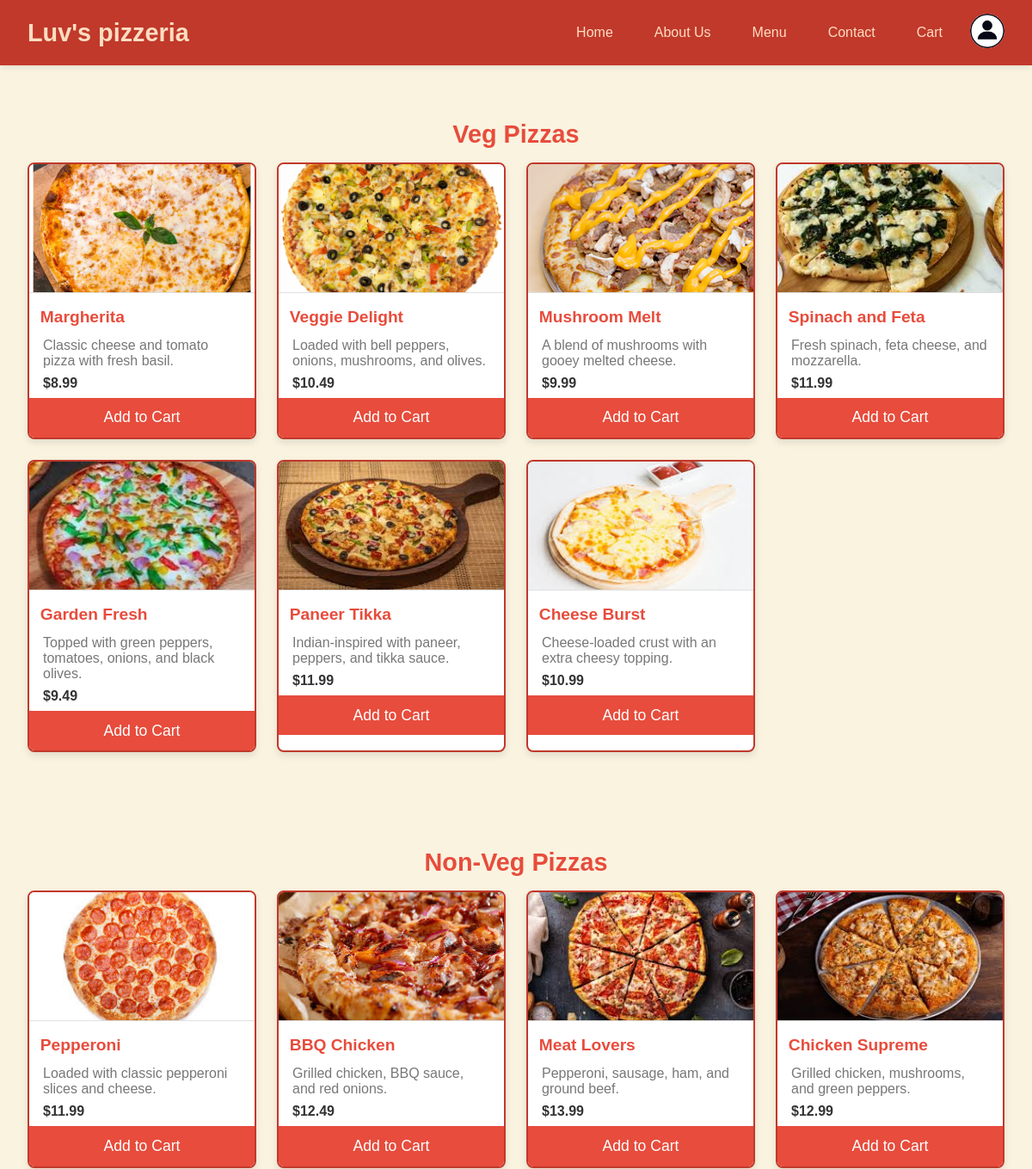
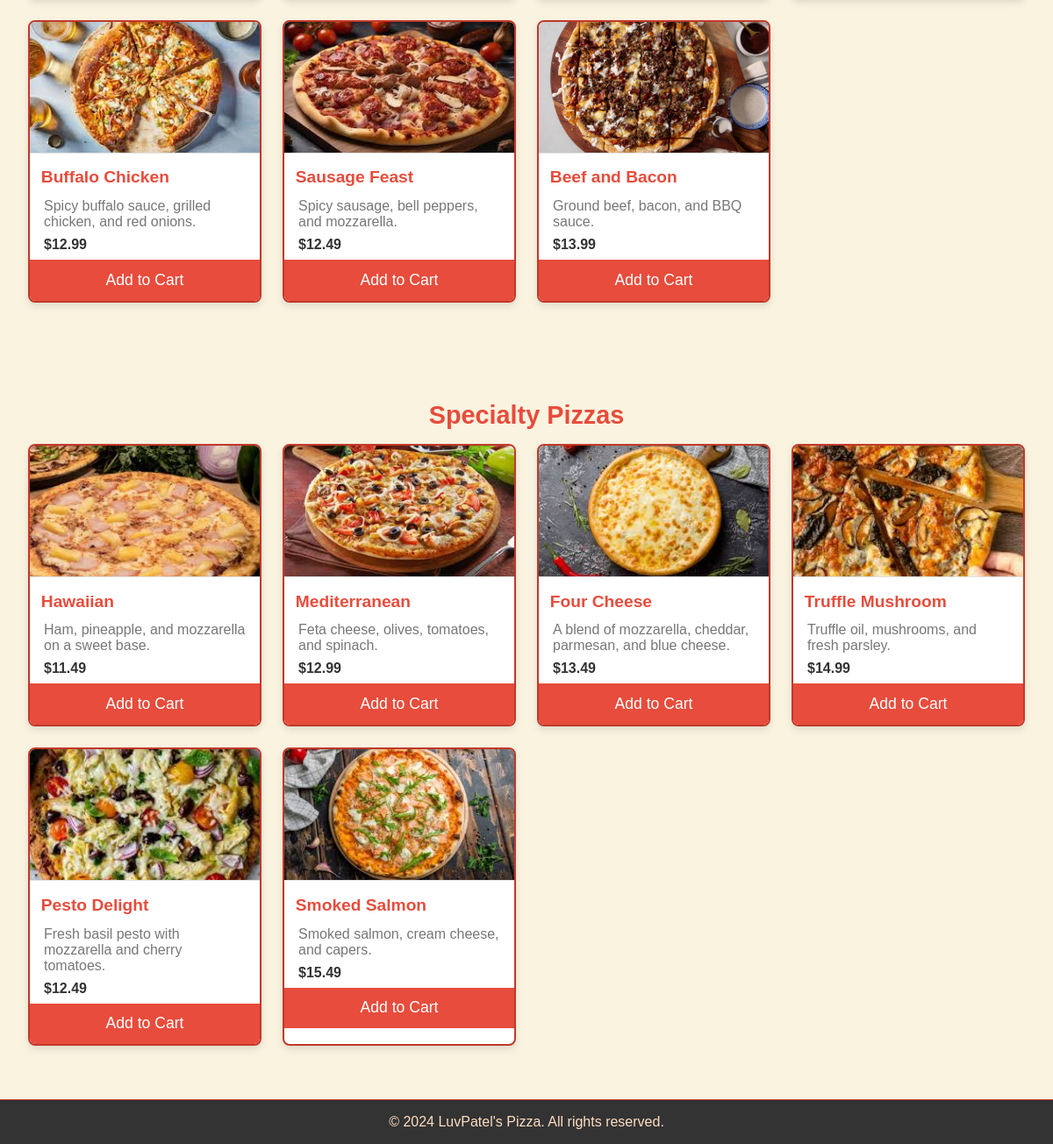
Page /menu.php (signed in) on the committed database (2 pictures, top to bottom).
### tables this page shows
CREATE TABLE `pizzas` (
  `id` int(11) NOT NULL,
  `name` varchar(100) NOT NULL,
  `description` text NOT NULL,
  `price` decimal(5,2) NOT NULL,
  `category` varchar(50) NOT NULL,
  `image` varchar(255) DEFAULT NULL
);

### menu.php (the view, shortened to what this page needs)
<?php
require 'db.php';
$categories = $conn->query("SELECT DISTINCT category FROM pizzas");
$all_pizzas = [];
foreach ($categories as $cat) {
    $category = $cat['category'];
    $all_pizzas[$category] = $conn->query("SELECT * FROM pizzas WHERE category = '$category'");
}
?>
<!DOCTYPE html>
<html lang="en">
<head>
    <link rel="stylesheet" href="css/menu.css">
</head>
<body>
<?php include 'navigation/header.php'; ?>
<main class="menu-container">
    <?php foreach ($all_pizzas as $category => $pizzas): ?>
        <section class="category-section">
            <h2><?php echo htmlspecialchars($category); ?> Pizzas</h2>
            <div class="pizza-list">
                <?php while ($pizza = $pizzas->fetch_assoc()): ?>
                    <div class="pizza-item">
                        <img src="<?php echo htmlspecialchars($pizza['image']); ?>" alt="<?php echo htmlspecialchars($pizza['name']); ?>">
                        <h3><?php echo htmlspecialchars($pizza['name']); ?></h3>
                        <p><?php echo htmlspecialchars($pizza['description']); ?></p>
                        <p class="price">$<?php echo htmlspecialchars($pizza['price']); ?></p>
                        <form action="menu.php" method="POST">
                            <button type="submit">Add to Cart</button>
                        </form>
                    </div>
                <?php endwhile; ?>
            </div>
        </section>
    <?php endforeach; ?>
</main>
<?php include 'navigation/footer.php'; ?>
</body>
</html>

### navigation/header.php (shortened to what this page needs)
<header class="navbar">
    <div class="navbar-logo">
        <h1>Luv's pizzeria</h1>
    </div>
    <nav class="navbar-links">
        <a href="index.php">Home</a>
        <a href="index.php#about">About Us</a>
        <a href="menu.php">Menu</a>
        <a href="contact.php">Contact</a>
        <a href="cart.php">Cart</a>
        <?php if (isset($_SESSION['user_id'])): ?>
            <div class="profile-dropdown">
                <img src="images/profile.jpg" alt="Profile" class="profile-icon">
            </div>
        <?php else: ?>
            <a href="signin.php">Sign In</a>
        <?php endif; ?>
    </nav>
</header>

### navigation/footer.php
<footer>
    <p>&copy; <?php echo date("Y"); ?> LuvPatel's Pizza. All rights reserved.</p>
</footer>

### css/menu.css (style rules this page uses)
.category-section { padding: 2rem 0; }
.pizza-item { border: 2px solid #c0392b; transition: transform 0.3s, box-shadow 0.3s; }
button { background-color: #e74c3c; font-size: 1.1rem; }

### css/styles.css (style rules this page uses)
* { box-sizing: border-box; margin: 0; padding: 0; }
body { font-family: Arial, sans-serif; background-color: #faf3e0; color: #333; }
.navbar { background-color: #c0392b; color: white; padding: 1rem 2rem; display: flex; justify-content: space-between; align-items: center; text-align: center; position: sticky; top: 0; z-index: 10; box-shadow: 0 2px 8px rgba(0, 0, 0, 0.1); }
.navbar-logo { display: flex; align-items: center; }
.navbar-logo h1 { font-size: 1.8rem; color: #ffddc1; margin: 0; }
.navbar-links { display: flex; align-items: center; justify-content: center; gap: 1rem; }
.navbar-links a { color: #ffddc1; text-decoration: none; font-size: 1rem; padding: 0.5rem 1rem; transition: color 0.3s, border-bottom 0.3s; position: relative; }
.menu-container { padding: 2rem; text-align: center; }
.category-section { margin-bottom: 3rem; }
.category-section h2 { font-size: 1.8rem; color: #e74c3c; margin-bottom: 1rem; }
.pizza-list { display: grid; grid-template-columns: repeat(auto-fit, minmax(250px, 1fr)); gap: 1.5rem; justify-items: center; }
.pizza-item { background: #ffffff; border: 1px solid #e0e0e0; border-radius: 8px; overflow: hidden; box-shadow: 0 4px 8px rgba(0, 0, 0, 0.1); transition: transform 0.3s; width: 100%; max-width: 300px; text-align: left; }
.pizza-item img { width: 100%; height: 150px; object-fit: cover; border-bottom: 1px solid #e0e0e0; }
.pizza-item h3 { font-size: 1.2rem; margin: 0.8rem; color: #e74c3c; }
.pizza-item p { padding: 0 1rem; color: #777; margin: 0.5rem 0; }
.pizza-item .price { font-size: 1rem; font-weight: bold; color: #333; padding: 0 1rem; }
button { display: block; width: 100%; padding: 0.8rem; background-color: #c0392b; color: white; border: none; cursor: pointer; font-size: 1rem; transition: background-color 0.3s; }
footer { background-color: #333; color: #ffddc1; padding: 1rem; text-align: center; width: 100%; border-top: 1px solid #c0392b; position: fixed; bottom: 0; }
.profile-dropdown { position: relative; display: inline-block; }
.profile-icon { width: 40px; height: 40px; border-radius: 50%; cursor: pointer; }

### rows in the picture
pizzas: image (picture), name "Margherita", description "Classic cheese and tomato pizza with fresh basil.", price "8.99"
pizzas: image (picture), name "Veggie Delight", description "Loaded with bell peppers, onions, mushrooms, and olives.", price "10.49"
pizzas: image (picture), name "Mushroom Melt", description "A blend of mushrooms with gooey melted cheese.", price "9.99"
pizzas: image (picture), name "Spinach and Feta", description "Fresh spinach, feta cheese, and mozzarella.", price "11.99"
pizzas: image (picture), name "Garden Fresh", description "Topped with green peppers, tomatoes, onions, and black olives.", price "9.49"
pizzas: image (picture), name "Paneer Tikka", description "Indian-inspired with paneer, peppers, and tikka sauce.", price "11.99"
pizzas: image (picture), name "Cheese Burst", description "Cheese-loaded crust with an extra cheesy topping.", price "10.99"
pizzas: image (picture), name "Pepperoni", description "Loaded with classic pepperoni slices and cheese.", price "11.99"
pizzas: image (picture), name "BBQ Chicken", description "Grilled chicken, BBQ sauce, and red onions.", price "12.49"
pizzas: image (picture), name "Meat Lovers", description "Pepperoni, sausage, ham, and ground beef.", price "13.99"
pizzas: image (picture), name "Chicken Supreme", description "Grilled chicken, mushrooms, and green peppers.", price "12.99"
pizzas: image (picture), name "Buffalo Chicken", description "Spicy buffalo sauce, grilled chicken, and red onions.", price "12.99"
pizzas: image (picture), name "Sausage Feast", description "Spicy sausage, bell peppers, and mozzarella.", price "12.49"
pizzas: image (picture), name "Beef and Bacon", description "Ground beef, bacon, and BBQ sauce.", price "13.99"
pizzas: image (picture), name "Hawaiian", description "Ham, pineapple, and mozzarella on a sweet base.", price "11.49"
pizzas: image (picture), name "Mediterranean", description "Feta cheese, olives, tomatoes, and spinach.", price "12.99"
pizzas: image (picture), name "Four Cheese", description "A blend of mozzarella, cheddar, parmesan, and blue cheese.", price "13.49"
pizzas: image (picture), name "Truffle Mushroom", description "Truffle oil, mushrooms, and fresh parsley.", price "14.99"
pizzas: image (picture), name "Pesto Delight", description "Fresh basil pesto with mozzarella and cherry tomatoes.", price "12.49"
pizzas: image (picture), name "Smoked Salmon", description "Smoked salmon, cream cheese, and capers.", price "15.49"

### other values in the picture
$category "Veg"
$category "Non-Veg"
$category "Specialty"
